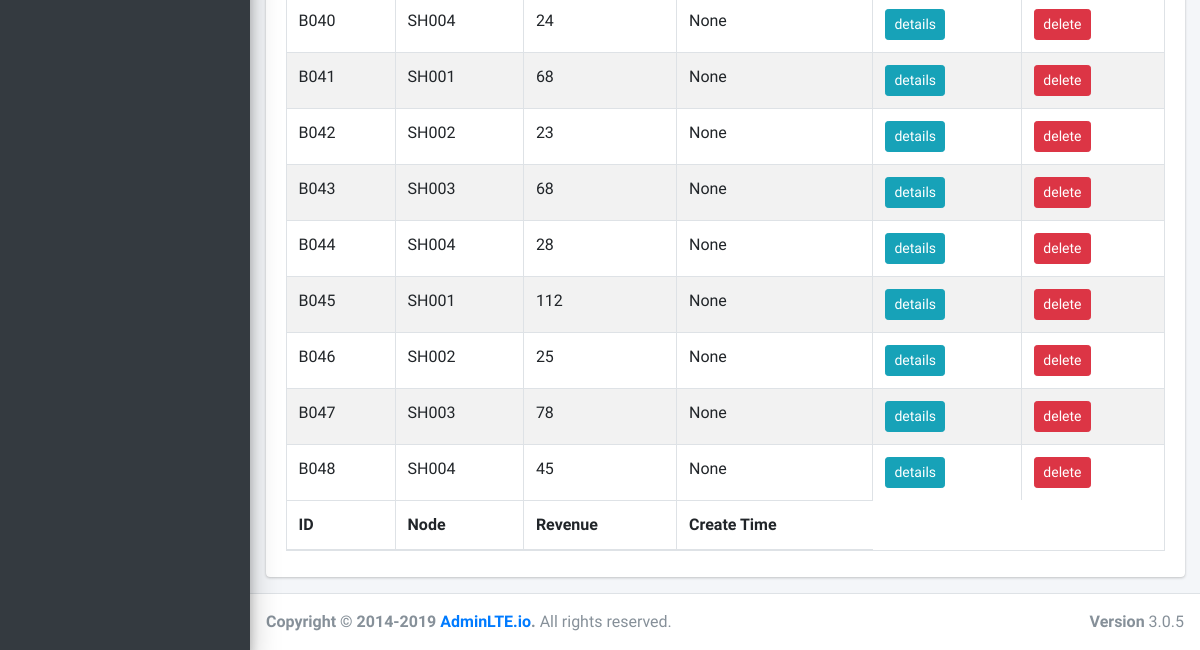
The app's page /block_display (lower part), older data.
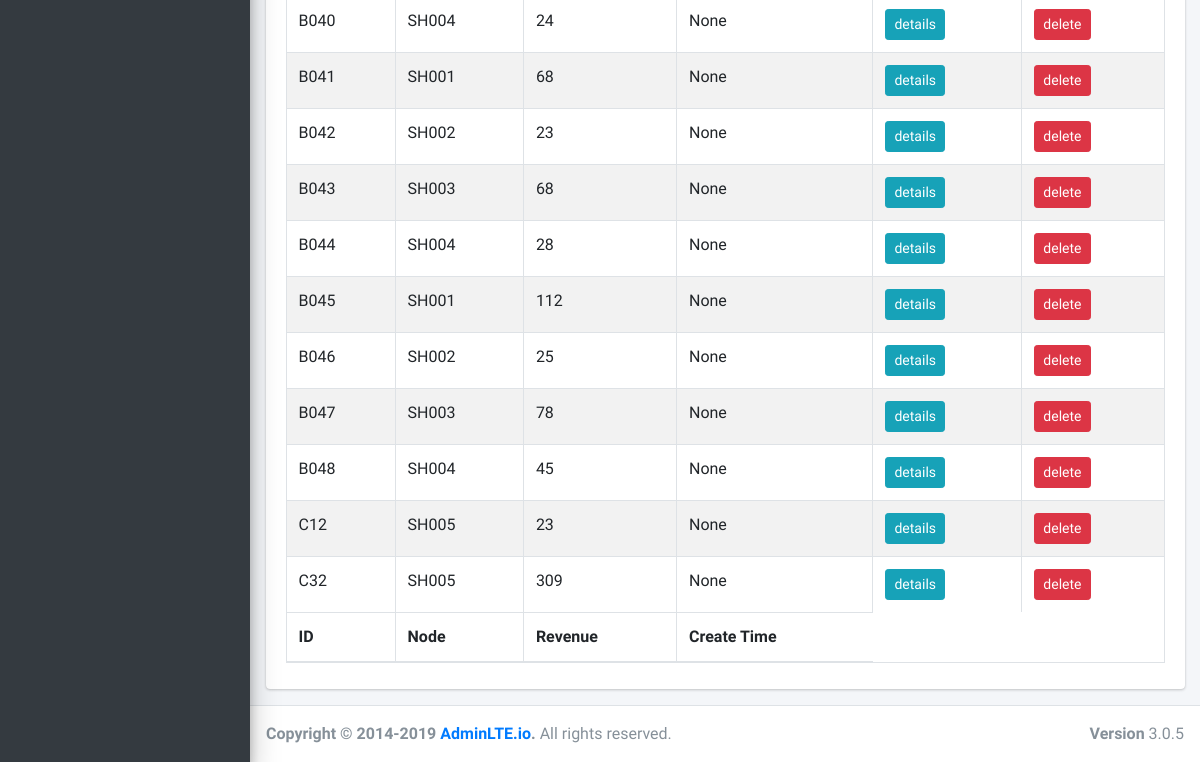
The same page, newer data.
### BCRUPro/models.py (models this page shows, shortened)
class Block(models.Model):
    block_id = models.TextField(unique=True)
    node = models.ForeignKey(Node, primary_key=False, blank=False, on_delete=PROTECT)
    previous_hash = models.TextField(default="1")
    proof = models.IntegerField(default=0)
    revenue = models.IntegerField(default=0)
    create_at = models.DateTimeField(auto_created=True)
    @staticmethod
    def get_threader():
        return ["ID", "Node", "Revenue", "Create Time"]

class Node(models.Model):
    device_id = models.TextField(unique=True)
    owner = models.ForeignKey(User, primary_key=False, blank=False, on_delete=PROTECT)
    location = models.TextField()
    today_revenue = models.BigIntegerField(default=0)
    summary_revenue = models.BigIntegerField(default=0)
    def __str__(self):
        return self.device_id

### BCRUPro/views.py (the view)
# urls.py: re_path(r'^block_display', block_display, name='block_display'),
@require_GET
def block_display(request):
    blocks = Block.objects.all()
    theader = Block.get_threader()
    return render(request, 'pages/tables/blocks.html', locals())

### templates/pages/tables/blocks.html (shortened to what this page needs)
{% extends 'base.html' %}
{% load staticfiles %}
{% block head %}
  <link rel="stylesheet" href="{% static 'adminlte/plugins/datatables-bs4/css/dataTables.bootstrap4.min.css' %}">
  <link rel="stylesheet" href="{% static 'adminlte/plugins/datatables-responsive/css/responsive.bootstrap4.min.css' %}">
{% endblock %}
{% block content %}
    <div class="container-fluid">
    <div class="row">
      <div class="col-12">
        <div class="card">
              <div class="card-body">
                <table id="example" class="table table-bordered table-striped">
                  <tbody>
                  {% for block in blocks %}
                    <tr>
                        <td>{{ block.block_id }}</td>
                        <td>{{ block.node }}</td>
                        <td>{{ block.revenue }}</td>
                        <td>{{ block.create_at }}</td>
                        <td>
                            <form method="post" action="{% url 'block_details' %}">
                                <input type="submit" value="details" class="btn btn-sm btn-info">
                            </form>
                        </td>
                        <td>
                            <form method="post" action="{% url 'block_delete' %}">
                                <input type="submit" value="delete" class="btn btn-sm btn-danger">
                            </form>
                        </td>
                    </tr>
                  {% endfor %}
                  </tbody>
                  <tfoot>
                  <tr>
                      {% for th in theader %}
                        <th>
                            <strong>{{ th }}</strong>
                        </th>
                      {% endfor %}
                  </tr>
                  </tfoot>
                </table>
              </div>
            </div>
      </div>
    </div>
    </div>
{% endblock %}

Row changes from the older to the newer data that the page shows:
added Block: block_id "C12", node "SH005", revenue "23", create_at "None"
added Block: block_id "C32", node "SH005", revenue "309", create_at "None"
